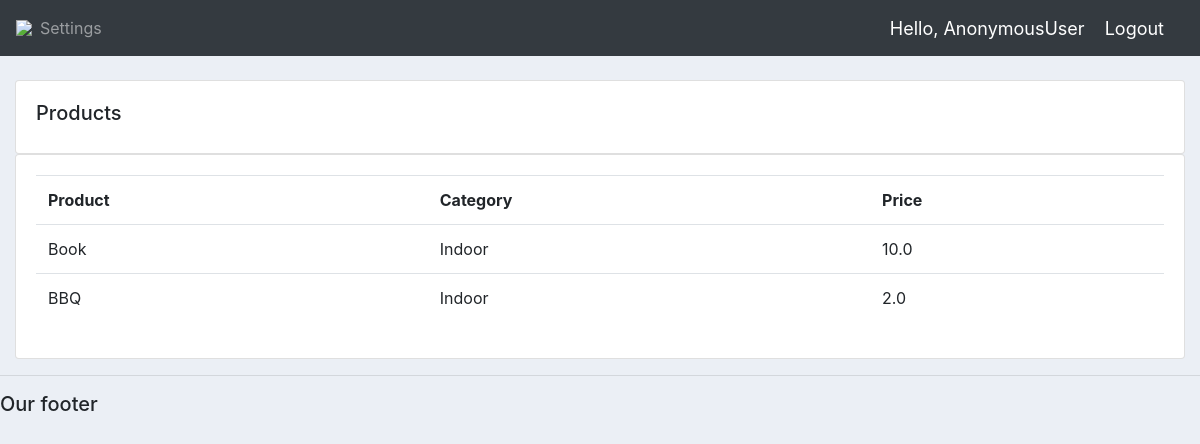
Screenshot of /products/ with the database file from the repository.
### accounts/models.py (models this page shows, shortened)
class Product(models.Model):
    CATEGORY = (
        ('Indoor', 'Indoor'),
        ('Out Door', 'Out Door'),
    )
    id = models.AutoField(primary_key=True)
    name = models.CharField(max_length=200, null=True)
    price = models.FloatField(null=True)
    category = models.CharField(max_length=200, null=True, choices=CATEGORY)
    description = models.CharField(max_length=200, null=True)
    date_created = models.DateTimeField(auto_now_add=True, null=True)

### accounts/views.py (the view)
# urls.py: path("products/", views.products, name="products"),
def products(request):
    products = Product.objects.all()
    return render(request, 'accounts/products.html', {'products': products})

### accounts/templates/accounts/products.html
{%  extends 'accounts/main.html' %}
{% block content %}
		<br>
		<div class="row">
			<div class="col-md">
				<div class="card card-body">
					<h5>Products</h5>
				</div>
				<div class="card card-body">
					<table class="table">
						<tr>
							<th>Product</th>
							<th>Category</th>
							<th>Price</th>
						</tr>
						{% for i in products %}
							<tr>
								<td>{{i.name}}</td>
								<td>{{i.category}}</td>
								<td>{{i.price}}</td>
							</tr>
						{% endfor %}
					</table>
				</div>
			</div>
		</div>
{% endblock content %}

### static/css/main.css (style rules this page uses)
body { background-color: #ebeff5; }

### rows the page displays
Product: name "Book", category "Indoor", price "10.0"
Product: name "BBQ", category "Indoor", price "2.0"

### other values shown
{{ request.user }} "AnonymousUser"
